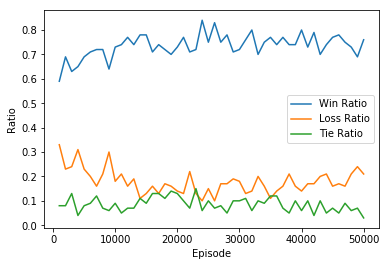

Reproduce this figure in Python.
import matplotlib.pyplot as plt

from tictactoe import *
from part5 import *

def win_lose_tie_ratios(policy, env, n_games=100):
    '''
    Evaluate and return the win, lose, and tie rates for a given policy.
    '''
    wins, losses, ties = 0, 0, 0
    for i in range(n_games):
        state = env.reset()
        done = False
        while not done:
            action, logprob = select_action(policy, state)
            state, status, done = env.play_against_random(action)
        wins += status == Environment.STATUS_WIN
        losses += status == Environment.STATUS_LOSE
        ties += status == Environment.STATUS_TIE
    return wins/n_games, losses/n_games, ties/n_games
    
def main():
    env = Environment()
    policy = Policy(hidden_size=32)
    episodes = []
    win_ratio = []
    lose_ratio=[]
    tie_ratio=[]

    import glob
    for file in glob.glob('ttt/*'):
        policy.load_state_dict(torch.load(file))
        #get the ratios:
        wins,losses,ties = win_lose_tie_ratios(policy,env)
        
        episodes.append(int(file[11:-4]))

        win_ratio.append(wins)
        lose_ratio.append(losses)
        tie_ratio.append(ties)
        
    plt.plot(*zip(*sorted(zip(episodes, win_ratio))),label='Win Ratio')
    plt.plot(*zip(*sorted(zip(episodes, lose_ratio))),label='Loss Ratio')
    plt.plot(*zip(*sorted(zip(episodes, tie_ratio))),label='Tie Ratio')
    plt.xlabel('Episode')
    plt.ylabel('Ratio')
    plt.legend()
    plt.show()


if __name__ == '__main__':
    main()
